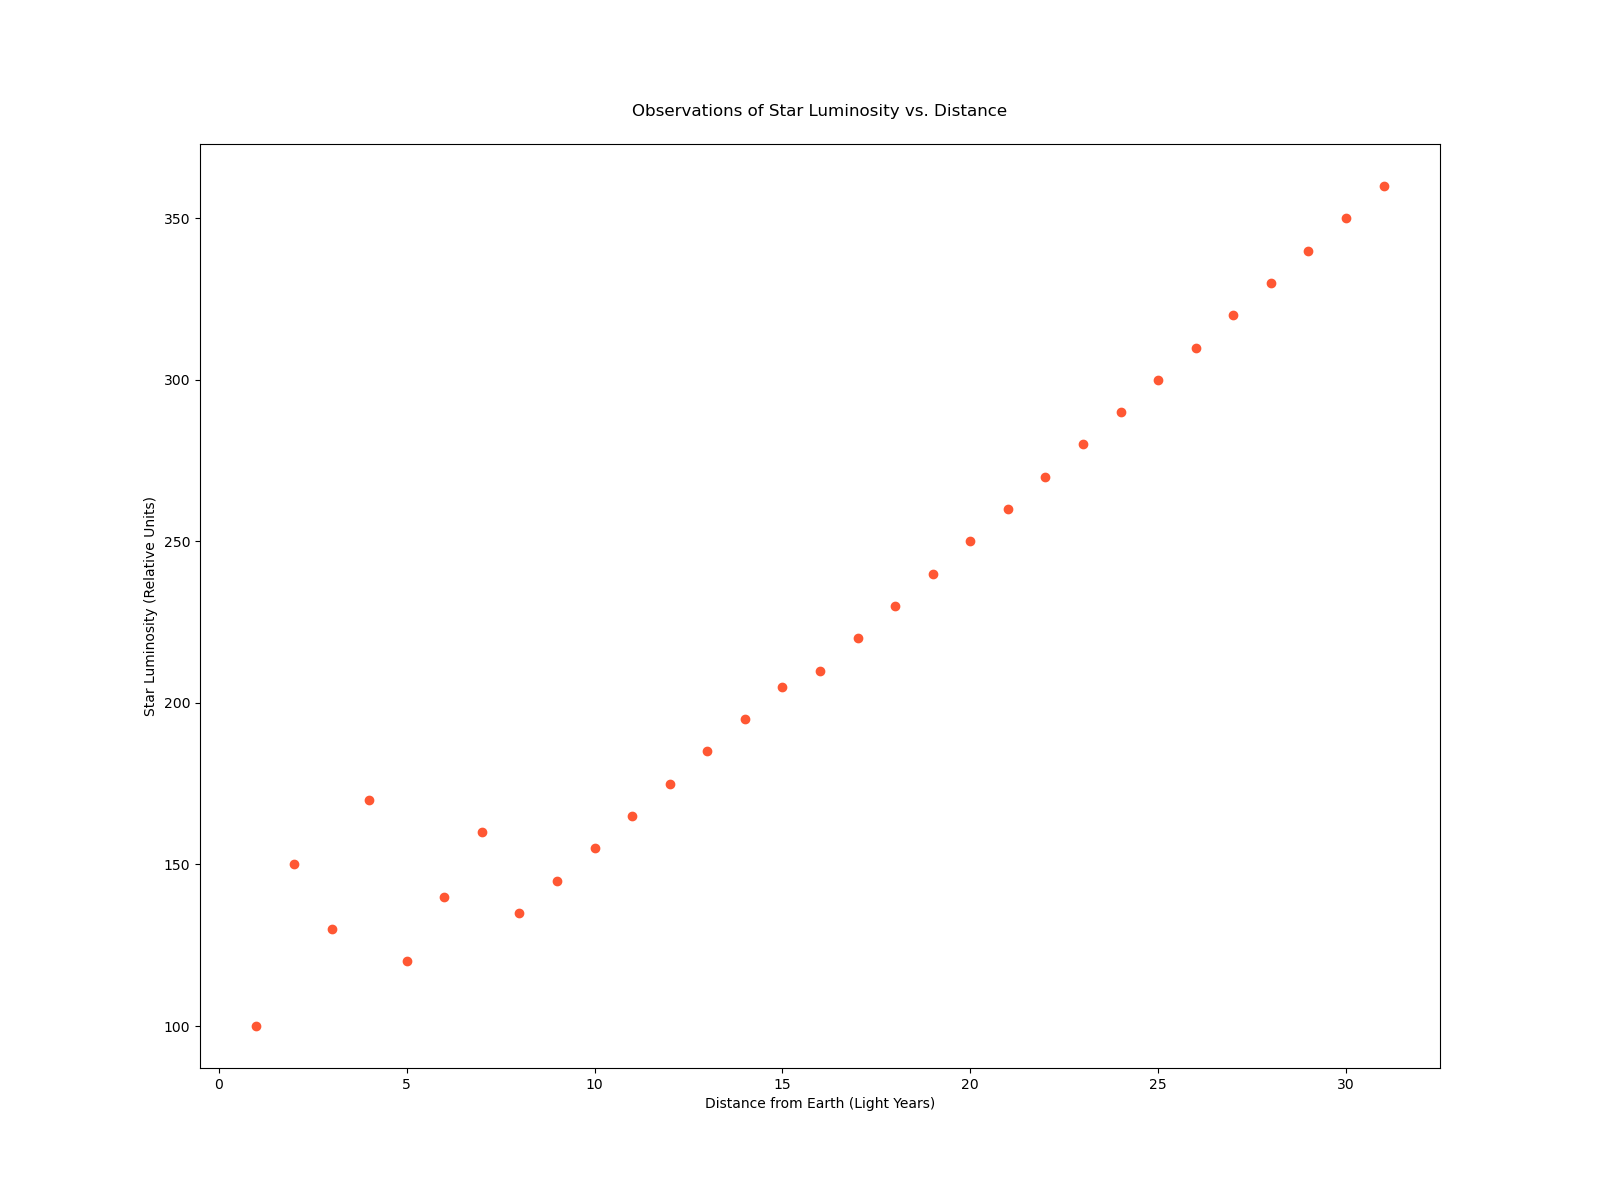

This figure's Python source:

import matplotlib.pyplot as plt

distance = [1, 2, 3, 4, 5, 6, 7, 8, 9, 10, 11, 12, 13, 14, 15, 16, 17, 18, 19, 20, 21, 22, 23, 24, 25, 26, 27, 28, 29, 30, 31]
luminosity = [100, 150, 130, 170, 120, 140, 160, 135, 145, 155, 165, 175, 185, 195, 205, 210, 220, 230, 240, 250, 260, 270, 280, 290, 300, 310, 320, 330, 340, 350, 360]

plt.figure(figsize=(16, 12))
plt.scatter(distance, luminosity, color='#FF5733')
plt.xlabel('Distance from Earth (Light Years)')
plt.ylabel('Star Luminosity (Relative Units)')
plt.title('Observations of Star Luminosity vs. Distance', pad=20)
plt.show()
